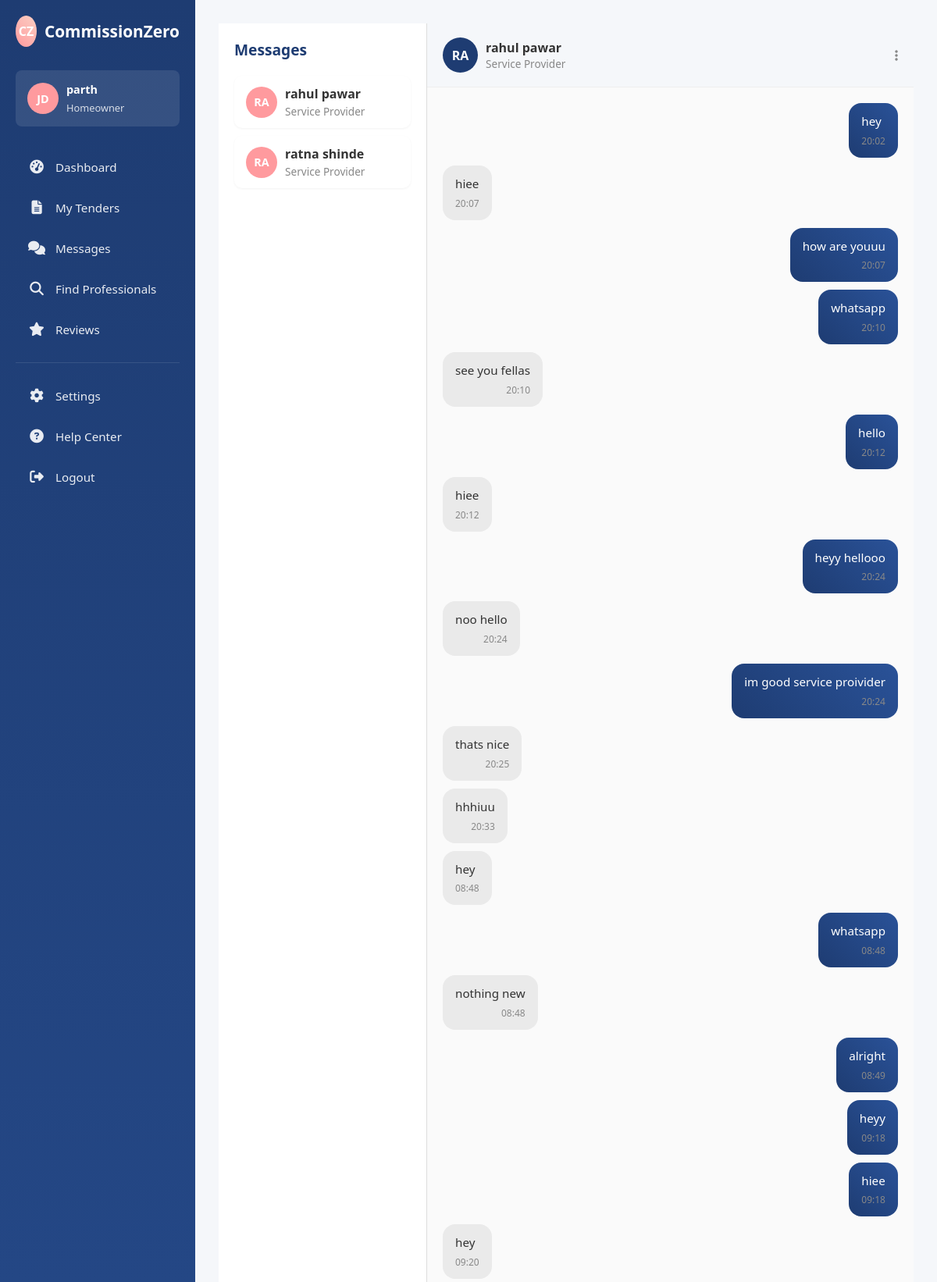
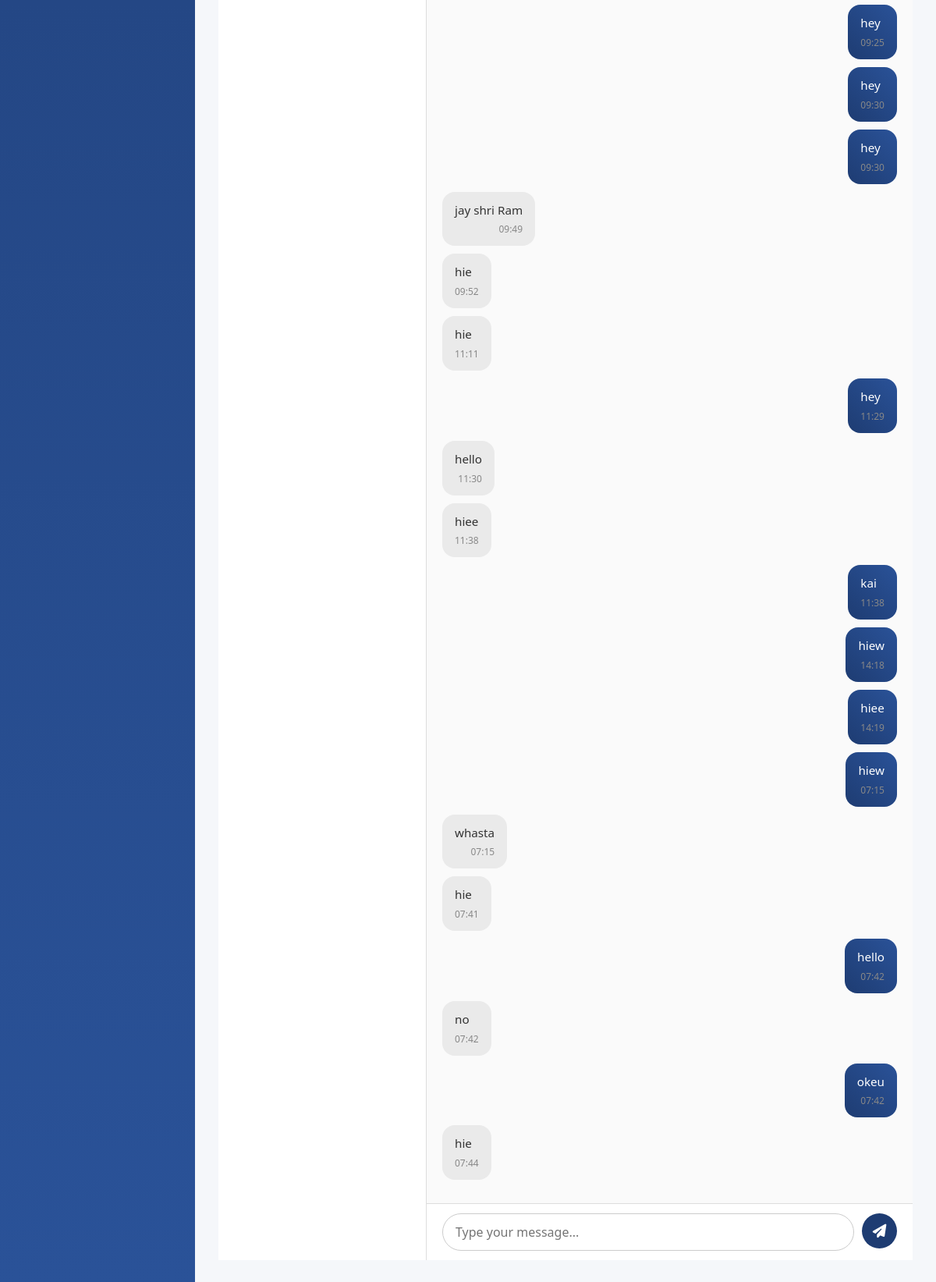
Page /messages_customer/rahul/ (signed in) on the committed database (2 pictures, top to bottom).
### chat_app/models.py (models this page shows, shortened)
class Message(models.Model):
    sender = models.ForeignKey(User, related_name='sent', on_delete=models.CASCADE)
    receiver = models.ForeignKey(User, related_name='received', on_delete=models.CASCADE)
    content = models.TextField()
    timestamp = models.DateTimeField(auto_now_add=True)

### CommissionZeroApp/views.py (the view)
# urls.py: path('messages_customer/<str:username>/', views.customer_chat_view, name='customer_chat'),
@role_required(['customer'])
@login_required
def customer_chat_view(request, username):
    other_user = get_object_or_404(User, username=username)
    messages = Message.objects.filter(
        sender__in=[request.user, other_user],
        receiver__in=[request.user, other_user]
    ).order_by('timestamp')
    recent_user_ids = Message.objects.filter(
        sender=request.user
    ).values_list('receiver', flat=True)
    received_from_ids = Message.objects.filter(
        receiver=request.user
    ).values_list('sender', flat=True)
    combined_ids = set(recent_user_ids) | set(received_from_ids)
    recent_users = User.objects.filter(id__in=combined_ids)
    return render(request, 'CommissionZeroApp/customer/messages_customer.html', {
        'other_user': other_user,
        'messages': messages,
        'recent_users': recent_users
    })

### CommissionZeroApp/context_processors.py (called while the page is built)
def provider_avg_rating(request):
    if request.user.is_authenticated and hasattr(request.user, 'role') and request.user.role == 'provider':
        avg_rating = Review.objects.filter(provider=request.user).aggregate(avg=Avg('rating'))['avg']
        return {'avg_rating': round(avg_rating or 0, 1)}
    return {}

### CommissionZeroApp/templates/CommissionZeroApp/customer/messages_customer.html (shortened to what this page needs)
{% block content %}
{% load static %}
<!DOCTYPE html>
<html lang="en">
<head>
    <link rel="stylesheet" href="https://cdnjs.cloudflare.com/ajax/libs/font-awesome/6.4.0/css/all.min.css">
    <link rel="stylesheet" href="{% static 'css/customer/sidebar_customer.css' %}">
    <link rel="stylesheet" href="{% static 'css/customer/messages.css' %}">
</head>
<body>
    {% include "sidebar_customer.html" %}
    <div class="main-content">
        <div class="messages-container">
            <div class="chat-list">
                <h2>Messages</h2>
                {% for user in recent_users %}
                <a href="{% url 'customer_chat' user.username %}" class="user-chat-preview">
                    <div class="user-avatar">
                        {{ user.get_full_name|default:user.username|slice:":2"|upper }}
                    </div>
                    <div class="user-info">
                        <div class="user-name">{{ user.get_full_name|default:user.username }}</div>
                        <div class="user-role">Service Provider</div>
                    </div>
                </a>
                {% empty %}
                    <p style="color:gray;">No conversations yet</p>
                {% endfor %}
            </div>
            <div class="chat-box">
                <div class="chat-header">
                    <div class="chat-contact">
                        <div class="avatar">{{ other_user.username|slice:":2"|upper }}</div>
                        <div>
                            <p class="name">{{ other_user.get_full_name }}</p>
                            <p class="role">Service Provider</p>
                        </div>
                    </div>
                    <div class="chat-actions">
                        <i class="fas fa-ellipsis-v"></i>
                    </div>
                </div>
                <div class="chat-body" id="chat-body">
                    {% for msg in messages %}
                        <div class="message {% if msg.sender == request.user %}sent{% else %}received{% endif %}">
                            <p>{{ msg.content }}</p>
                            <span class="msg-time">{{ msg.timestamp|date:"H:i" }}</span>
                        </div>
                    {% empty %}
                        <p style="text-align:center; color:gray;">No messages yet.</p>
                    {% endfor %}
                </div>
                <div class="chat-input">
                    <input type="text" id="chat-message-input" placeholder="Type your message...">
                    <button id="chat-message-submit"><i class="fas fa-paper-plane"></i></button>
                </div>
            </div>
        </div>
    </div>
</body>
</html>
{% endblock %}

### templates/sidebar_customer.html (shortened to what this page needs)
{% block content %}
{% load static %}
<!DOCTYPE html>
<html lang="en">
<head>
    <link rel="stylesheet" href="https://cdnjs.cloudflare.com/ajax/libs/font-awesome/6.4.0/css/all.min.css">
    <link rel="stylesheet" href="{% static 'css/customer/sidebar_customer.css' %}">
</head>
<body>
<aside class="sidebar" id="sidebar">
    <div class="brand">
        <div class="logo">CZ</div>
        <div class="brand-name">CommissionZero</div>
    </div>
    <div class="user-profile">
        <div class="user-avatar">JD</div>
        <div class="user-info">
            <h4>{{ user.username }}</h4>
            <p>Homeowner</p>
        </div>
    </div>
    <nav class="nav-menu">
        {% url 'customer_dashboard' as customer_dashboard %}
        {% url 'tender_creation' as tender_creation %}
        {% url 'my_tenders' as my_tenders %}
        {% url 'messages_customer' as messages_customer %}
        {% url 'find_professionals' as find_professionals %}
        {% url 'reviews' as reviews %}
        <a href="{{ customer_dashboard }}" class="menu-item {% if request.path == customer_dashboard or request.path == tender_creation %}active{% endif %}">
            <i class="fas fa-tachometer-alt"></i>
            <span>Dashboard</span>
        </a>
        <a href="{{ my_tenders }}" class="menu-item {% if request.path == my_tenders %}active{% endif %}">
            <i class="fas fa-file-alt"></i>
            <span>My Tenders</span>
        </a>
        <a href="{{ messages_customer }}" class="menu-item {% if request.path == messages_customer %}active{% endif %}">
            <i class="fas fa-comments"></i>
            <span>Messages</span>
        </a>
        <a href="{{ find_professionals }}" class="menu-item {% if request.path == find_professionals %}active{% endif %}">
            <i class="fas fa-search"></i>
            <span>Find Professionals</span>
        </a>
        <a href="{{ reviews }}" class="menu-item {% if request.path == reviews %}active{% endif %}">
            <i class="fas fa-star"></i>
            <span>Reviews</span>
        </a>
        <div class="divider"></div>
        <a href="/settings" class="menu-item">
            <i class="fas fa-cog"></i>
            <span>Settings</span>
        </a>
        <a href="/help_center" class="menu-item">
            <i class="fas fa-question-circle"></i>
            <span>Help Center</span>
        </a>
        <a href="{% url 'logout' %}" class="menu-item">
            <i class="fas fa-sign-out-alt"></i>
            <span>Logout</span>
        </a>
    </nav>
</aside>
</body>
</html>
{% endblock %}

### static/css/customer/sidebar_customer.css (style rules this page uses)
:root { --primary: #1e3c72; --secondary: #2a5298; --accent: #ff9a9e; --light: #f5f7fa; --dark: #333; --sidebar-width: 250px; }
* { margin: 0; padding: 0; box-sizing: border-box; font-family: 'Segoe UI', Tahoma, Geneva, Verdana, sans-serif; }
body { display: flex; background-color: var(--light); min-height: 100vh; }
.sidebar { background: linear-gradient(180deg, var(--primary), var(--secondary)); color: white; width: var(--sidebar-width); min-height: 100vh; position: fixed; top: 0; left: 0; padding: 20px; display: flex; flex-direction: column; z-index: 100; transition: all 0.3s; }
.brand { display: flex; align-items: center; margin-bottom: 30px; }
.logo { width: 40px; height: 40px; background: linear-gradient(45deg, var(--accent), #fad0c4); border-radius: 50%; display: flex; align-items: center; justify-content: center; margin-right: 10px; font-weight: bold; }
.brand-name { font-size: 1.3rem; font-weight: 700; }
.user-profile { display: flex; align-items: center; padding: 15px; background-color: rgba(255,255,255,0.1); border-radius: 8px; margin-bottom: 30px; }
.user-avatar { width: 40px; height: 40px; border-radius: 50%; background-color: var(--accent); display: flex; align-items: center; justify-content: center; margin-right: 10px; color: white; font-weight: bold; }
.user-info h4 { font-size: 0.9rem; margin-bottom: 5px; }
.user-info p { font-size: 0.8rem; opacity: 0.8; }
.nav-menu { flex-grow: 1; overflow-y: auto; }
.menu-item { display: flex; align-items: center; padding: 12px 15px; margin-bottom: 8px; border-radius: 6px; color: rgba(255,255,255,0.9); text-decoration: none; transition: all 0.3s; }
.menu-item i { width: 24px; text-align: center; margin-right: 12px; font-size: 1.1rem; }
.menu-item span { font-size: 0.95rem; }
.divider { height: 1px; background-color: rgba(255,255,255,0.1); margin: 20px 0; }
.main-content { margin-left: var(--sidebar-width); padding: 30px; flex-grow: 1; }

### rows in the picture
Message: content "hey", timestamp "20:02"
Message: content "hiee", timestamp "20:07"
Message: content "how are youuu", timestamp "20:07"
Message: content "whatsapp", timestamp "20:10"
Message: content "see you fellas", timestamp "20:10"
Message: content "hello", timestamp "20:12"
Message: content "hiee", timestamp "20:12"
Message: content "heyy hellooo", timestamp "20:24"
Message: content "noo hello", timestamp "20:24"
Message: content "im good service proivider", timestamp "20:24"
Message: content "thats nice", timestamp "20:25"
Message: content "hhhiuu", timestamp "20:33"
Message: content "hey", timestamp "08:48"
Message: content "whatsapp", timestamp "08:48"
Message: content "nothing new", timestamp "08:48"
Message: content "alright", timestamp "08:49"
Message: content "heyy", timestamp "09:18"
Message: content "hiee", timestamp "09:18"
Message: content "hey", timestamp "09:20"
Message: content "hey", timestamp "09:25"
Message: content "hey", timestamp "09:30"
Message: content "hey", timestamp "09:30"
Message: content "jay shri Ram", timestamp "09:49"
Message: content "hie", timestamp "09:52"
Message: content "hie", timestamp "11:11"
Message: content "hey", timestamp "11:29"
Message: content "hello", timestamp "11:30"
Message: content "hiee", timestamp "11:38"
Message: content "kai", timestamp "11:38"
Message: content "hiew", timestamp "14:18"
Message: content "hiee", timestamp "14:19"
Message: content "hiew", timestamp "07:15"
Message: content "whasta", timestamp "07:15"
Message: content "hie", timestamp "07:41"
Message: content "hello", timestamp "07:42"
Message: content "no", timestamp "07:42"
Message: content "okeu", timestamp "07:42"
Message: content "hie", timestamp "07:44"

### other values in the picture
{{ user.username }} "parth"
{{ user.get_full_name|default:user.username|slice:":2"|upper }} "RA"
{{ user.get_full_name|default:user.username }} "rahul pawar"
{{ user.get_full_name|default:user.username }} "ratna shinde"
{{ other_user.username|slice:":2"|upper }} "RA"
{{ other_user.get_full_name }} "rahul pawar"
